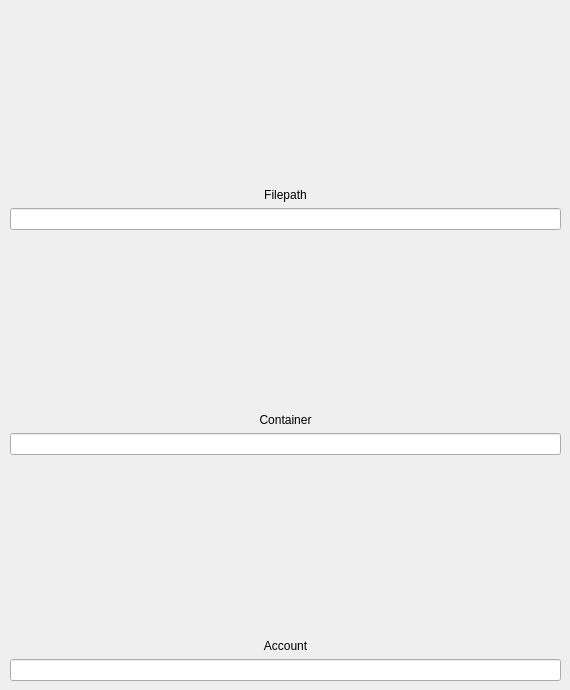
                 <widget class="QWidget" name="originTab">
                  <attribute name="title">
                   <string>Origin</string>
                  </attribute>
                  <widget class="QWidget" name="verticalLayoutWidget_5">
                   <property name="geometry">
                    <rect>
                     <x>10</x>
                     <y>10</y>
                     <width>551</width>
                     <height>671</height>
                    </rect>
                   </property>
                   <layout class="QVBoxLayout" name="traceOriginVertLayout">
                    <item>
                     <widget class="QLabel" name="traceOriginFilepathLabel">
                      <property name="sizePolicy">
                       <sizepolicy hsizetype="Preferred" vsizetype="Preferred">
                        <horstretch>0</horstretch>
                        <verstretch>0</verstretch>
                       </sizepolicy>
                      </property>
                      <property name="text">
                       <string>Filepath</string>
                      </property>
                      <property name="alignment">
                       <set>Qt::AlignBottom|Qt::AlignHCenter</set>
                      </property>
                     </widget>
                    </item>
                    <item>
                     <widget class="QLineEdit" name="traceOriginFilepathLineEdit"/>
                    </item>
                    <item>
                     <widget class="QLabel" name="traceOriginContLabel">
                      <property name="sizePolicy">
                       <sizepolicy hsizetype="Preferred" vsizetype="Preferred">
                        <horstretch>0</horstretch>
                        <verstretch>0</verstretch>
                       </sizepolicy>
                      </property>
                      <property name="text">
                       <string>Container</string>
                      </property>
                      <property name="alignment">
                       <set>Qt::AlignBottom|Qt::AlignHCenter</set>
                      </property>
                     </widget>
                    </item>
                    <item>
                     <widget class="QLineEdit" name="originContainterLineEdit"/>
                    </item>
                    <item>
                     <widget class="QLabel" name="traceOriginAccountLabel">
                      <property name="sizePolicy">
                       <sizepolicy hsizetype="Preferred" vsizetype="Preferred">
                        <horstretch>0</horstretch>
                        <verstretch>0</verstretch>
                       </sizepolicy>
                      </property>
                      <property name="text">
                       <string>Account</string>
                      </property>
                      <property name="alignment">
                       <set>Qt::AlignBottom|Qt::AlignHCenter</set>
                      </property>
                     </widget>
                    </item>
                    <item>
                     <widget class="QLineEdit" name="traceOriginAccountLineEdit"/>
                    </item>
                   </layout>
                  </widget>
                 </widget>
